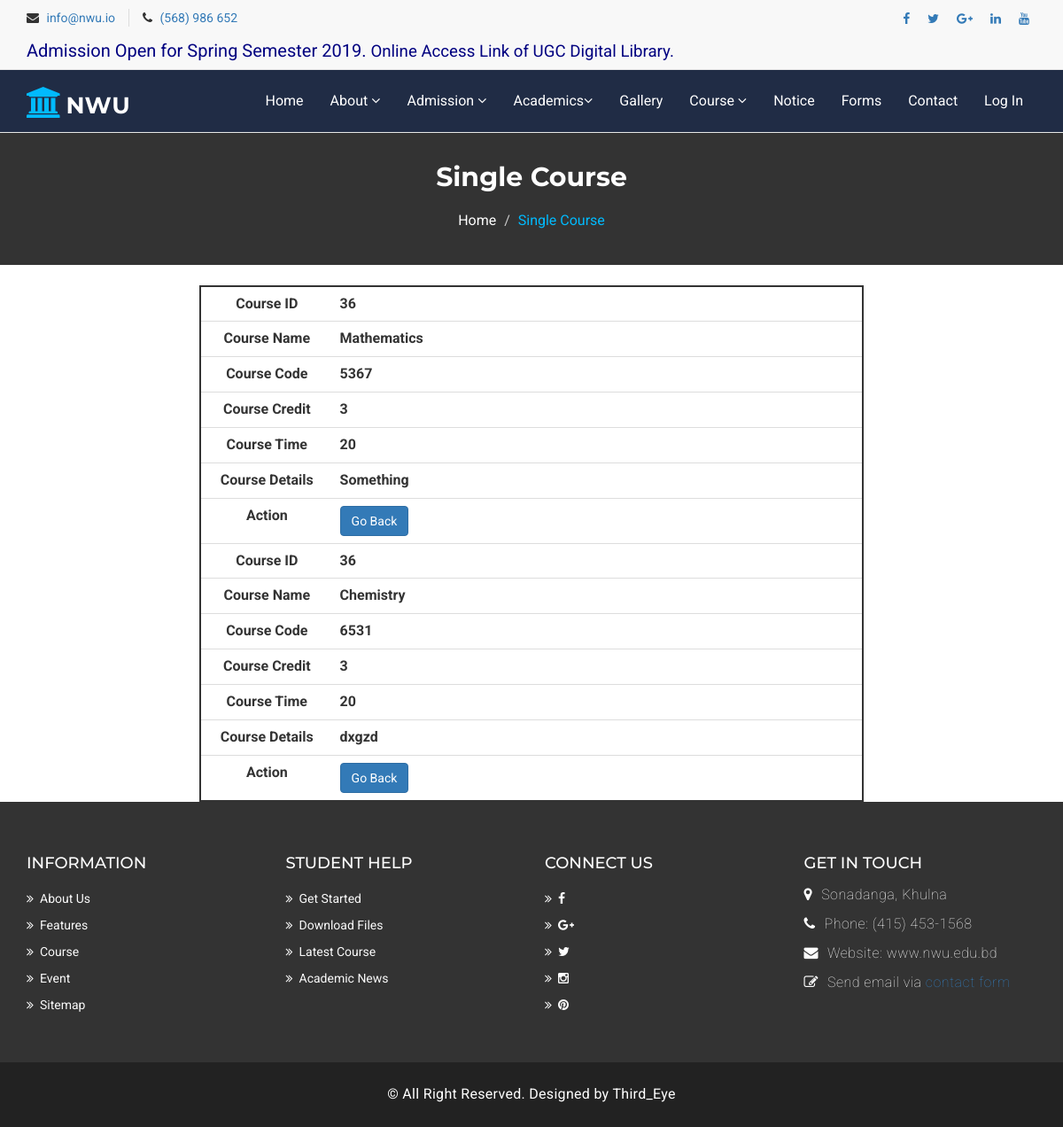
The app's page /single_course.php?crs_idx=36 with its own data.
### tables this page shows
CREATE TABLE `course` (
  `crs_id` varchar(50) NOT NULL,
  `crs_name` varchar(50) NOT NULL,
  `crs_code` varchar(50) NOT NULL,
  `crs_credit` int(50) NOT NULL,
  `crs_time` int(50) NOT NULL,
  `crs_details` varchar(50) NOT NULL
);

### single_course.php (the view, shortened to what this page needs)
<?php
	$con= mysqli_connect('localhost', 'root', '', 'nwu');
?>
<?php include ('menu.php') ?>
 <section id="mu-page-breadcrumb">
   <div class="container">
     <div class="row">
       <div class="col-md-12">
         <div class="mu-page-breadcrumb-area">
           <h2>Single Course</h2>
           <ol class="breadcrumb">
            <li><a href="#">Home</a></li>
            <li class="active">Single Course</li>
          </ol>
         </div>
       </div>
     </div>
   </div>
 </section>
<div class="view-student">
	<div class="container">
		<div class="row">
			<div class="col-md-8 col-md-offset-2">
				<table class="table table-sm text-center" style="border: 2px solid #333">
					<tbody>
							<?php
								$crs_id = $_GET['crs_idx'];
								$query ="SELECT * FROM course WHERE crs_id = '$crs_id'";
								$run = mysqli_query($con,$query);
								while($row=mysqli_fetch_array($run))
								{
									$crs_id = $row[0];
									$crs_name = $row[1];
									$crs_code = $row[2];
									$crs_credit = $row[3];
									$crs_time = $row[4];
									$crs_details = $row[5];
							?>
						<tr>
							<th style="width: 20%" class="text-center" scope="col">Course ID</th>
							<th style="width: 80%"><?php echo $crs_id; ?></th>
						</tr>
						<tr>
							<th class="text-center" scope="col">Course Name</th>
							<th><?php echo $crs_name; ?></th>
						</tr>
						<tr>
							<th class="text-center" scope="col">Course Code</th>
							<th><?php echo $crs_code; ?></th>
						</tr>
						<tr>
							<th class="text-center" scope="col">Course Credit</th>
							<th><?php echo $crs_credit; ?></th>
						</tr>
						<tr>
							<th class="text-center" scope="col">Course Time</th>
							<th><?php echo $crs_time; ?></th>
						</tr>
						<tr>
							<th class="text-center" scope="col">Course Details</th>
							<th><?php echo $crs_details; ?></th>
						</tr>
						<tr>
							<th class="text-center" scope="col">Action</th>
							<th><?php  if (isset($_SESSION['username'])) : ?>
								<a class="btn btn-warning" href="edit-course.php?crs_idx=<?php echo $crs_id; ?>">Edit</a>
								<a class="btn btn-danger" href="edit-course.php?std_idx=<?php echo $crs_id; ?>">Delete</a>
								<?php  endif; ?>
							<button type="button" class="btn btn-primary" name="reg_user" onclick="location.href='view-course.php'">Go Back</button>
							</th>
						</tr>
						<?php }	 ?>
					</tbody>
					<br>
				</table>
			</div>
		</div>
	</div>
</div>
<?php include('footer.php') ?>

### assets/css/theme-color/default-theme.css (style rules this page uses)
#mu-page-breadcrumb .mu-page-breadcrumb-area .breadcrumb .active { color: #01bafd; }

### assets/css/style.css (style rules this page uses)
body { background-color: #ffffff; font-family: "Roboto", sans-serif; color: #333333; font-size: 16px; overflow-x: hidden; }
a { text-decoration: none; color: #337ab7; }
h1, h2, h3, h4, h5, h6 { font-family: "Montserrat", sans-serif; }
h2 { font-size: 30px; font-weight: 700; line-height: 40px; margin: 0; }
#mu-page-breadcrumb { background-color: #333; display: inline; float: left; padding: 30px 0; width: 100%; }
#mu-page-breadcrumb .mu-page-breadcrumb-area { display: inline; float: left; width: 100%; }
#mu-page-breadcrumb .mu-page-breadcrumb-area h2 { text-align: center; color: #fff; }
#mu-page-breadcrumb .mu-page-breadcrumb-area .breadcrumb { background-color: transparent; border-radius: 0; margin-bottom: 0; margin-top: 10px; text-align: center; }
#mu-page-breadcrumb .mu-page-breadcrumb-area .breadcrumb li { color: #fff; }
#mu-page-breadcrumb .mu-page-breadcrumb-area .breadcrumb li a { color: #fff; }

### records on screen
course: crs "36", crs_name "Mathematics", crs_code "5367", crs_credit "3", crs_time "20", crs_details "Something"
course: crs "36", crs_name "Chemistry", crs_code "6531", crs_credit "3", crs_time "20", crs_details "dxgzd"
